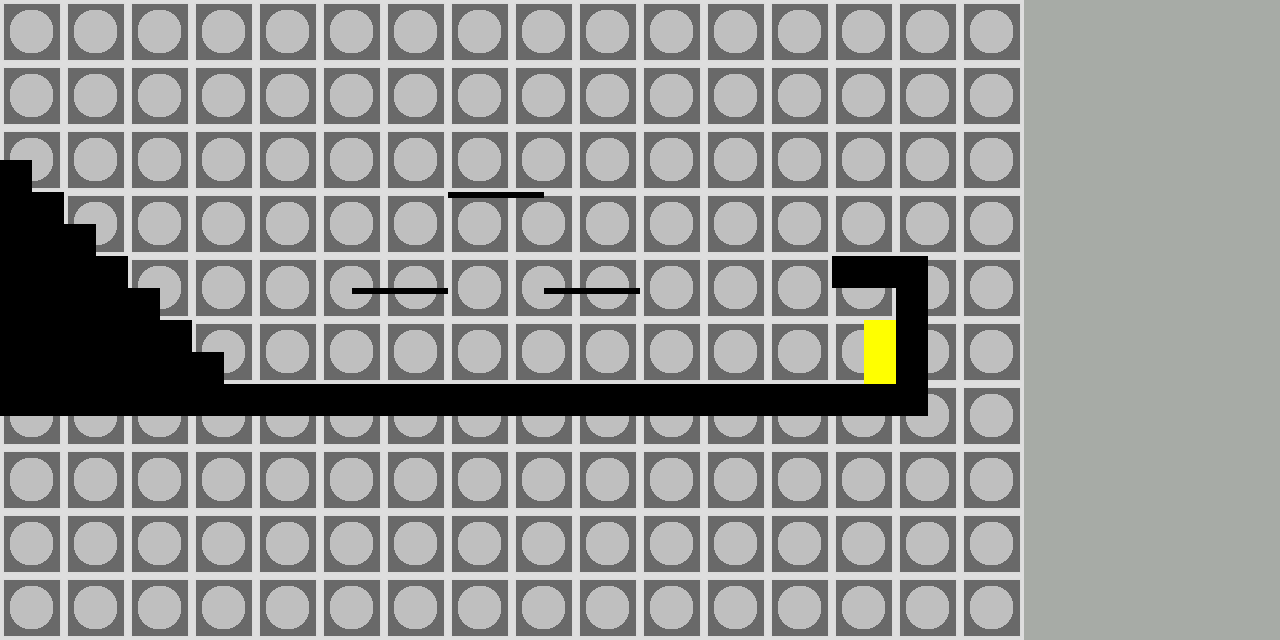

A 2D game scene composited from a Tiled map and its tileset images. What follows is a short description and the map's XML, with each tile layer's data collapsed to a summary:
An orthogonal 40x20 tile map with 32x32 px tiles, 1 tile layer (World), 2 hidden layers not drawn, 2 tilesets, 1 image layer and 18 objects (9x CoinEntity, 2x Enemy1Entity, 2x Enemy2Entity, heroEntity, redAcidEntity, ...).

<map version="1.0" orientation="orthogonal" width="40" height="20" tilewidth="32" tileheight="32" backgroundcolor="#a7aba6">
 <tileset firstgid="1" name="tileset32x32" tilewidth="32" tileheight="32">
  <image source="../tileset/tileset32x32.png" width="160" height="32" />
 </tileset>
 <tileset firstgid="6" name="metatiles32x32" tilewidth="32" tileheight="32">
  <image source="../tileset/metatiles32x32.png" width="160" height="32" />
  <tile id="0">
   <properties>
    <property name="type" value="solid" />
   </properties>
  </tile>
  <tile id="1">
   <properties>
    <property name="type" value="platform" />
   </properties>
  </tile>
 </tileset>
 <imagelayer name="Background" width="40" height="20">
  <image source="../backgroundImages/Background04.png" />
 </imagelayer>
 <imagelayer name="Paralax1" width="40" height="20" visible="0">
  <image source="../paralax/Berg04.png" />
  <properties>
   <property name="ratio" value="0.35" />
   <property name="repeat" value="false" />
   <property name="x" value="200" />
  </properties>
 </imagelayer>
 <objectgroup name="Hero" width="40" height="20">
  <object name="heroEntity" x="0" y="96" width="32" height="64">
   <properties>
    <property name="image" value="black_hero" />
    <property name="spritewidth" value="32" />
   </properties>
  </object>
 </objectgroup>
 <objectgroup name="Acid" width="40" height="20" visible="0">
  <object name="redAcidEntity" x="0" y="32" width="256" height="32" />
  <object name="blueAcidEntity" x="0" y="0" width="256" height="32" />
  <object name="greenAcidEntity" x="0" y="64" width="256" height="32" />
 </objectgroup>
 <objectgroup name="Enemy" width="40" height="20" visible="0">
  <object name="Enemy1Entity" x="128" y="256" width="256" height="32">
   <properties>
    <property name="image" value="black_enemy1" />
    <property name="spritewidth" value="32" />
    <property name="startposition" value="10" />
    <property name="velocity" value="1" />
   </properties>
  </object>
  <object name="Enemy2Entity" x="288" y="128" width="896" height="32">
   <properties>
    <property name="image" value="black_enemy2" />
    <property name="spritewidth" value="32" />
    <property name="startposition" value="2" />
   </properties>
  </object>
  <object name="Enemy1Entity" x="288" y="128" width="896" height="32">
   <properties>
    <property name="image" value="white_enemy1" />
    <property name="spritewidth" value="32" />
    <property name="startposition" value="4" />
   </properties>
  </object>
  <object name="Enemy2Entity" x="288" y="128" width="896" height="32">
   <properties>
    <property name="image" value="white_enemy2" />
    <property name="spritewidth" value="32" />
    <property name="startposition" value="6" />
   </properties>
  </object>
 </objectgroup>
 <objectgroup name="Coin" width="40" height="20">
  <object name="CoinEntity" x="448" y="128" width="32" height="32">
   <properties>
    <property name="image" value="black_coin" />
    <property name="spritewidth" value="32" />
   </properties>
  </object>
  <object name="CoinEntity" x="512" y="128" width="32" height="32">
   <properties>
    <property name="image" value="black_coin" />
    <property name="spritewidth" value="32" />
   </properties>
  </object>
  <object name="CoinEntity" x="480" y="128" width="32" height="32">
   <properties>
    <property name="image" value="black_coin" />
    <property name="spritewidth" value="32" />
   </properties>
  </object>
  <object name="CoinEntity" x="352" y="224" width="32" height="32">
   <properties>
    <property name="image" value="black_coin" />
    <property name="spritewidth" value="32" />
   </properties>
  </object>
  <object name="CoinEntity" x="384" y="224" width="32" height="32">
   <properties>
    <property name="image" value="black_coin" />
    <property name="spritewidth" value="32" />
   </properties>
  </object>
  <object name="CoinEntity" x="416" y="224" width="32" height="32">
   <properties>
    <property name="image" value="black_coin" />
    <property name="spritewidth" value="32" />
   </properties>
  </object>
  <object name="CoinEntity" x="544" y="224" width="32" height="32">
   <properties>
    <property name="image" value="black_coin" />
    <property name="spritewidth" value="32" />
   </properties>
  </object>
  <object name="CoinEntity" x="608" y="224" width="32" height="32">
   <properties>
    <property name="image" value="black_coin" />
    <property name="spritewidth" value="32" />
   </properties>
  </object>
  <object name="CoinEntity" x="576" y="224" width="32" height="32">
   <properties>
    <property name="image" value="black_coin" />
    <property name="spritewidth" value="32" />
   </properties>
  </object>
 </objectgroup>
 <objectgroup name="Level" width="40" height="20">
  <object name="me.LevelEntity" x="864" y="320" width="32" height="64">
   <properties>
    <property name="to" value="level2" />
   </properties>
  </object>
 </objectgroup>
 <layer name="World" width="40" height="20">
  <data>[800 cells, 74 non-empty, 3 distinct tile ids]</data>
 </layer>
 <layer name="collision" width="40" height="20" visible="0">
  <data>[800 cells, 107 non-empty, 2 distinct tile ids]</data>
 </layer>
</map>
